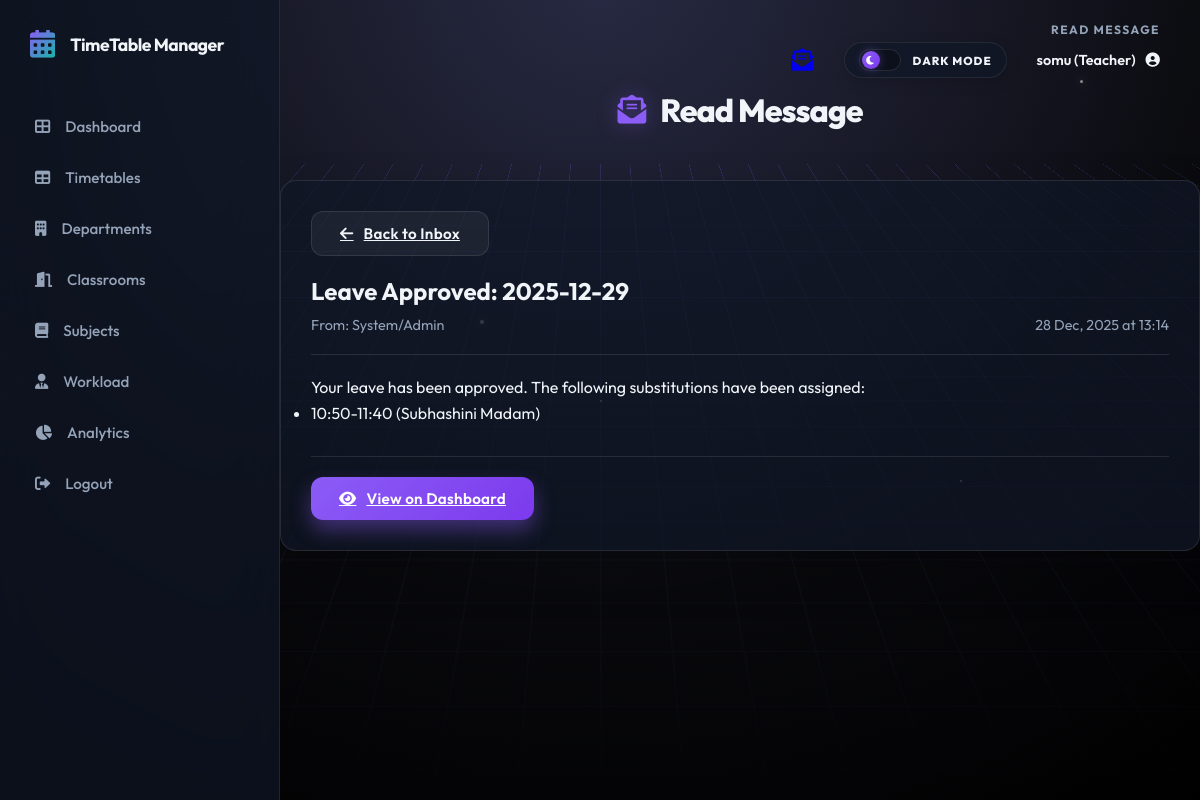
/mailbox/read/9 (signed in), run on the app's committed database.
### models.py (models this page shows)
class User(db.Model, UserMixin):
    id = db.Column(db.Integer, primary_key=True)
    username = db.Column(db.String(80), unique=True, nullable=False)
    password = db.Column(db.String(120), nullable=False)
    email = db.Column(db.String(120), nullable=True)
    role = db.Column(db.String(20), nullable=False, default='student')
    dept_id = db.Column(db.Integer, db.ForeignKey('department.id'), nullable=True)
    teacher_id = db.Column(db.Integer, db.ForeignKey('teacher.id'), nullable=True)
    department = db.relationship('Department', backref='users', lazy=True)
    teacher_profile = db.relationship('Teacher', backref='user_account', uselist=False, lazy=True)

class Message(db.Model):
    id = db.Column(db.Integer, primary_key=True)
    recipient_id = db.Column(db.Integer, db.ForeignKey('user.id'), nullable=False)
    sender_id = db.Column(db.Integer, db.ForeignKey('user.id'), nullable=True) # None = System
    subject = db.Column(db.String(150), nullable=False)
    body = db.Column(db.Text, nullable=False)
    timestamp = db.Column(db.DateTime, default=datetime.utcnow)
    is_read = db.Column(db.Boolean, default=False)
    category = db.Column(db.String(50), default='System')
    recipient = db.relationship('User', foreign_keys=[recipient_id], backref='messages_received')
    sender = db.relationship('User', foreign_keys=[sender_id], backref='messages_sent')

### routes.py (the view)
@main.route('/mailbox/read/<int:id>')
@login_required
def read_message(id):
    msg = Message.query.get_or_404(id)
    if msg.recipient_id != current_user.id:
        flash('Access denied.', 'danger')
        return redirect(url_for('main.mailbox'))
    msg.is_read = True
    db.session.commit()
    return render_template('read_message.html', message=msg)

### app.py (called while the page is built)
@login_manager.user_loader
def load_user(user_id):
    return User.query.get(int(user_id))

@app.context_processor
def inject_unread_count():
    from flask_login import current_user
    from models import Message
    if current_user.is_authenticated:
        count = Message.query.filter_by(recipient_id=current_user.id, is_read=False).count()
        return dict(unread_count=count)
    return dict(unread_count=0)

### templates/read_message.html
{% extends 'base.html' %}
{% block icon %}<i class="fas fa-envelope-open-text"></i>{% endblock %}
{% block title %}Read Message{% endblock %}
{% block content %}
<div class="card">
    <div style="margin-bottom: 20px;">
        <a href="{{ url_for('main.mailbox') }}" class="btn btn-light btn-sm"><i class="fas fa-arrow-left"></i> Back to
            Inbox</a>
    </div>
    <div style="padding-bottom: 20px; border-bottom: 1px solid rgba(255,255,255,0.1); margin-bottom: 20px;">
        <h2 style="font-size: 1.5rem; color: var(--text-main); margin-bottom: 10px;">{{ message.subject }}</h2>
        <div style="display: flex; justify-content: space-between; color: var(--text-muted); font-size: 0.9rem;">
            <span>From: System/Admin</span>
            <span>{{ message.timestamp.strftime('%d %b, %Y at %H:%M') }}</span>
        </div>
    </div>
    <div class="message-body" style="line-height: 1.6; color: var(--text-main); font-size: 1rem;">
        {{ message.body | safe }}
    </div>
    {% if message.category == 'Leave' %}
    <div style="margin-top: 30px; padding-top: 20px; border-top: 1px solid rgba(255,255,255,0.1);">
        <a href="{{ url_for('main.dashboard') }}" class="btn btn-primary"><i class="fas fa-eye"></i> View on
            Dashboard</a>
    </div>
    {% endif %}
</div>
{% endblock %}

### templates/base.html (shortened to what this page needs)
<!DOCTYPE html>
<html lang="en">
<head>
    <link rel="stylesheet" href="{{ url_for('static', filename='css/style.css') }}">
    <link rel="stylesheet" href="https://cdnjs.cloudflare.com/ajax/libs/font-awesome/6.0.0/css/all.min.css">
</head>
<body>
    <div class="cyber-grid-container">
        <div class="cyber-grid"></div>
        <div class="cyber-glow"></div>
        <div class="floating-particles">
            <i></i><i></i><i></i><i></i><i></i><i></i>
        </div>
    </div>
    {% set is_auth = request.endpoint in ['main.login', 'main.register', 'main.register_student',
    'main.register_teacher'] %}
    <div class="{{ 'app-wrapper' if not is_auth else '' }}">
        {% if not is_auth %}
        <aside class="sidebar" id="appSidebar">
            <div class="sidebar-header">
                <i class="fas fa-calendar-alt"></i>
                <h2>TimeTable Manager</h2>
            </div>
            <ul class="sidebar-nav">
                <li class="nav-item {% if request.endpoint == 'main.dashboard' %}active{% endif %}">
                    <a href="{{ url_for('main.dashboard') }}" class="nav-link">
                        <i class="fas fa-th-large"></i> Dashboard
                    </a>
                </li>
                <li class="nav-item {% if request.endpoint == 'main.timetable' %}active{% endif %}">
                    <a href="{{ url_for('main.timetable') }}" class="nav-link">
                        <i class="fas fa-table"></i> Timetables
                    </a>
                </li>
                <li class="nav-item {% if request.endpoint == 'main.departments' %}active{% endif %}">
                    <a href="{{ url_for('main.departments') }}" class="nav-link">
                        <i class="fas fa-building"></i> Departments
                    </a>
                </li>
                <li class="nav-item {% if request.endpoint == 'main.classrooms' %}active{% endif %}">
                    <a href="{{ url_for('main.classrooms') }}" class="nav-link">
                        <i class="fas fa-door-open"></i> Classrooms
                    </a>
                </li>
                <li class="nav-item {% if request.endpoint == 'main.courses' %}active{% endif %}">
                    <a href="{{ url_for('main.courses') }}" class="nav-link">
                        <i class="fas fa-book"></i> Subjects
                    </a>
                </li>
                <li class="nav-item">
                    <a href="{{ url_for('main.teachers') }}" class="nav-link">
                        <i class="fas fa-user-tie"></i> Workload
                    </a>
                </li>
                <li class="nav-item {% if request.endpoint == 'main.reports' %}active{% endif %}">
                    <a href="{{ url_for('main.reports') }}" class="nav-link">
                        <i class="fas fa-chart-pie"></i> Analytics
                    </a>
                </li>
                {% if current_user.is_authenticated %}
                <li class="nav-item">
                    <a href="{{ url_for('main.logout') }}" class="nav-link">
                        <i class="fas fa-sign-out-alt"></i> Logout
                    </a>
                </li>
                {% else %}
                <li class="nav-item">
                    <a href="{{ url_for('main.login') }}" class="nav-link">
                        <i class="fas fa-sign-in-alt"></i> Login
                    </a>
                </li>
                {% endif %}
            </ul>
        </aside>
        {% endif %}
        <main class="{{ 'main-area' if not is_auth else '' }}">
            {% if not is_auth %}
            <div class="top-header">
                <div class="header-meta-group">
                    <div class="breadcrumb-mini">{{ request.endpoint.split('.')[-1].replace('_', ' ') }}</div>
                    <div class="user-controls">
                        {% if current_user.is_authenticated %}
                        <a href="{{ url_for('main.mailbox') }}" class="icon-btn nav-mailbox-link" title="Mailbox"
                            style="margin-right: 15px; position: relative;">
                            <i class="fas fa-envelope-open-text nav-mailbox-icon"></i>
                        </a>
                        <div class="mode-switcher" id="themeToggle" title="Switch Interface Mode">
                            <div class="mode-track">
                                <div class="mode-thumb">
                                    <i class="fas fa-moon moon-icon"></i>
                                </div>
                            </div>
                            <span class="mode-label">Dark Mode</span>
                        </div>
                        <div class="user-dropdown">
                            <a href="{{ url_for('main.profile') }}" class="user-profile" id="userProfileToggle"
                                style="text-decoration: none; color: inherit; cursor: pointer;">
                                <span>{{ current_user.username }} ({{ current_user.role|capitalize }})</span>
                                <i class="fas fa-user-circle"></i>
                            </a>
                        </div>
                        {% else %}
                        <div class="user-profile">
                            <span>Guest</span>
                            <i class="fas fa-user-circle"></i>
                        </div>
                        {% endif %}
                    </div>
                </div>
            </div>
            <div class="page-title-section">
                <div class="page-title">
                    <h1>
                        {% block icon %}<i class="fas fa-brain"></i>{% endblock %}
                        {% block title %}System Workspace{% endblock %}
                    </h1>
                </div>
            </div>
            {% endif %}
            {% block content %}{% endblock %}
    </div>
</body>
</html>

### data on the page
User: username "somu", role "Teacher"
Message: subject "Leave Approved: 2025-12-29", timestamp "28 Dec, 2025 at 13:14", body "Your leave has been approved. The following substitutions have been assigned: 10:50-11:40 (Subhashini Madam)"

### other printed values
{{ request.endpoint.split('.')[-1].replace('_', ' ') }} "READ MESSAGE"
